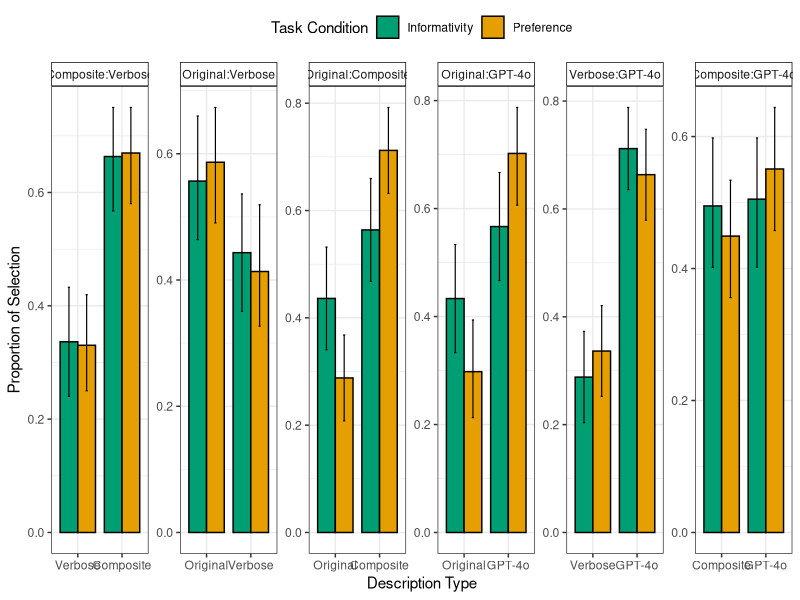
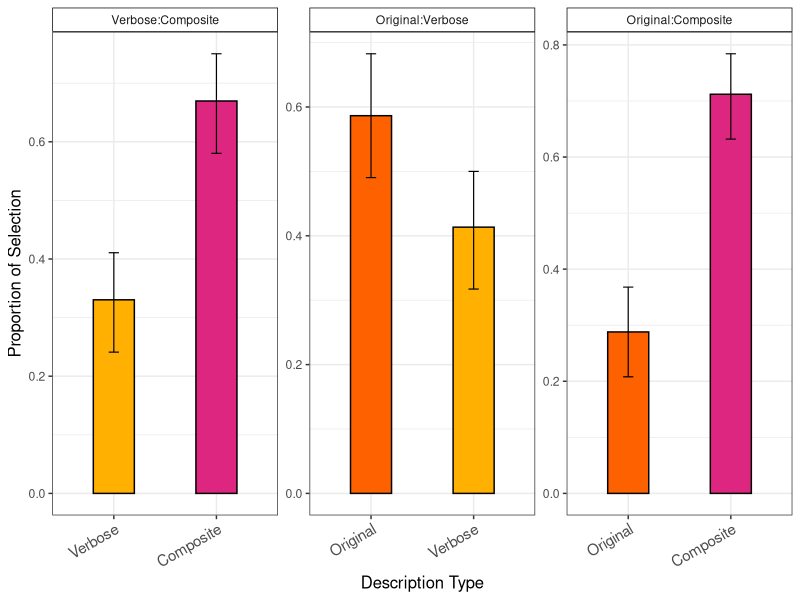
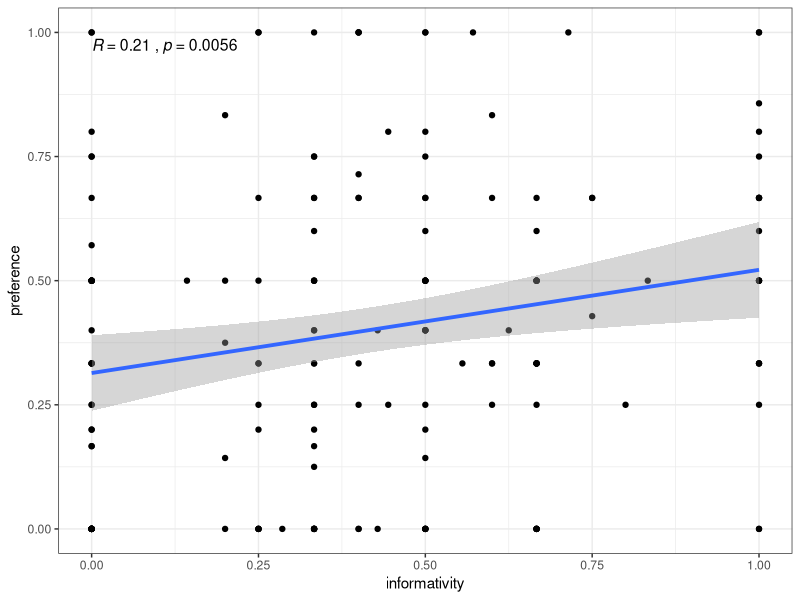
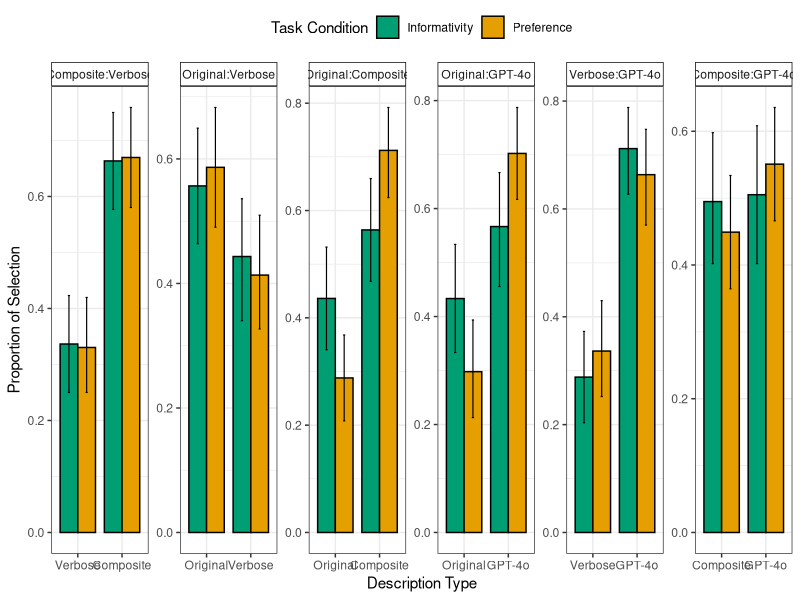
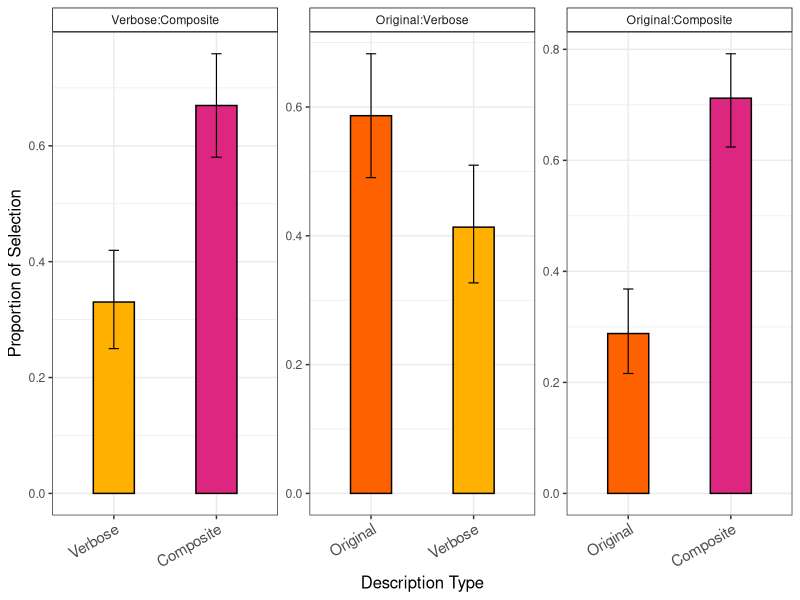

Write the R code that produced these figures, in order.
## ---- chunk 1
library(tidyverse)
library(lme4)
library(lmerTest)
theme_set(theme_bw())
## ---- chunk 2

df_import_pref = read_csv("../data/data_preference.csv") %>% 
  mutate(task_cond = "preference")
df_import_inf = read_csv("../data/data_informativity.csv") %>% 
  mutate(task_cond = "informativity")

df_import = df_import_pref %>% 
  rbind(df_import_inf)

glimpse(df_import)

## ---- chunk 3
df = df_import %>% 
  select(selected_descr_condition, nonselected_descr_condition, task_cond, anon_id, selected_descr_position, descr_left_condition, descr_right, descr_left, descr_right_condition, descr_left_condition, picture, trial_number) %>% 
  mutate(caption_pair = case_when(
    str_detect(selected_descr_condition, "(coco|verbose)") & str_detect(nonselected_descr_condition, "(coco|verbose)") ~ "coco_verbose",
    str_detect(selected_descr_condition, "(coco|composite)") & str_detect(nonselected_descr_condition, "(coco|composite)") ~ "coco_composite",
    str_detect(selected_descr_condition, "(coco|gpt4o)") & str_detect(nonselected_descr_condition, "(coco|gpt4o)") ~ "coco_gpt4o",
    str_detect(selected_descr_condition, "(verbose|gpt4o)") & str_detect(nonselected_descr_condition, "(verbose|gpt4o)") ~ "verbose_gpt4o",
    str_detect(selected_descr_condition, "(verbose|composite)") & str_detect(nonselected_descr_condition, "(verbose|composite)") ~ "verbose_composite",
    str_detect(selected_descr_condition, "(gpt4o|composite)") & str_detect(nonselected_descr_condition, "(gpt4o|composite)") ~ "gpt4o_composite",
    TRUE ~ "FIRE"
  )) %>% 
  mutate(descr_right_length = str_length(descr_right),
         descr_left_length = str_length(descr_left))
## ---- chunk 4
df %>% 
  mutate(caption_gpt4o = as.integer(selected_descr_condition == "caption_gpt4o")) %>%
  mutate(caption_verbose = as.integer(selected_descr_condition == "caption_verbose")) %>%
  mutate(caption_coco = as.integer(selected_descr_condition == "caption_coco")) %>%
  mutate(caption_composite = as.integer(selected_descr_condition == "caption_composite")) %>%
  gather(caption_type, selected, caption_gpt4o,caption_verbose,caption_coco,caption_composite) %>% 
  select(caption_type, selected, caption_pair, task_cond) %>% 
  mutate(caption_type = str_replace_all(caption_type, "caption_", "")) %>% 
  filter(str_detect(caption_pair, caption_type)) %>% 
  mutate(caption_pair = factor(caption_pair, levels = c(
    "verbose_composite",
    "coco_verbose",
    "coco_composite",
    "coco_gpt4o",
    "verbose_gpt4o",
    "gpt4o_composite"
  ))) %>% 
  mutate(caption_type = factor(caption_type, levels = c(
    "coco",
    "verbose",
    "composite",
    "gpt4o"
  ))) %>% 
  ggplot(., aes(x=caption_type, y=selected, fill=task_cond)) +
    facet_wrap(vars(caption_pair), scales = "free", nrow=1, labeller = labeller(caption_pair = c(
    "coco_composite" = "Original:Composite",
    "coco_gpt4o" = "Original:GPT-4o",
    "coco_verbose" = "Original:Verbose",
    "gpt4o_composite" = "Composite:GPT-4o",
    "verbose_composite" = "Composite:Verbose",
    "verbose_gpt4o" = "Verbose:GPT-4o"
  ))) +
    stat_summary(fun = "mean",
                 position=position_dodge(.8),
                 width = .8,
                 color="black",
                 geom = "bar") +
    stat_summary(fun.data = "mean_cl_boot",
                 position=position_dodge(.8),
                 geom = "errorbar",
                 size = .4,
                 width = 0.1) +
    # theme(axis.text.x = element_text(angle=45, hjust=1)) +
    scale_x_discrete(labels = c("coco" = "Original", "composite" = "Composite", "verbose" = "Verbose", "gpt4o" = "GPT-4o")) +
    scale_fill_manual(values=c("#009E73", "#E69F00"), labels=c("Informativity", "Preference"), name="Task Condition") +
    # "Original", "Composite", "GPT-4o", "Verbose"
    theme(legend.position = "top") +
    theme(strip.background = element_rect(fill = "white", color = "black")) +
    xlab("Description Type") +
    ylab("Proportion of Selection") 

ggsave("infpref_barchart.pdf", width = 11, height=4.2)

df %>% 
  filter(task_cond == "preference") %>%
  mutate(caption_gpt4o = as.integer(selected_descr_condition == "caption_gpt4o")) %>%
  mutate(caption_verbose = as.integer(selected_descr_condition == "caption_verbose")) %>%
  mutate(caption_coco = as.integer(selected_descr_condition == "caption_coco")) %>%
  mutate(caption_composite = as.integer(selected_descr_condition == "caption_composite")) %>%
  gather(caption_type, selected, caption_gpt4o,caption_verbose,caption_coco,caption_composite) %>% 
  select(caption_type, selected, caption_pair, task_cond) %>% 
  mutate(caption_type = str_replace_all(caption_type, "caption_", "")) %>% 
  filter(str_detect(caption_pair, caption_type)) %>% 
  mutate(caption_pair = factor(caption_pair, levels = c(
    "verbose_composite",
    "coco_verbose",
    "coco_composite",
    "coco_gpt4o",
    "verbose_gpt4o",
    "gpt4o_composite"
  ))) %>% 
  filter(!str_detect(caption_pair, "gpt4o")) %>% 
  mutate(caption_type = factor(caption_type, levels = c(
    "coco",
    "verbose",
    "composite",
    "gpt4o"
  ))) %>% 
  ggplot(., aes(x=caption_type, y=selected, fill=caption_type)) +
    facet_wrap(vars(caption_pair), scales = "free", nrow=1, labeller = labeller(caption_pair = c(
    "coco_composite" = "Original:Composite",
    "coco_gpt4o" = "Original:VLM",
    "coco_verbose" = "Original:Verbose",
    "gpt4o_composite" = "Composite:VLM",
    "verbose_composite" = "Verbose:Composite",
    "verbose_gpt4o" = "Verbose:VLM"
  ))) +
    stat_summary(fun = "mean",
                 position=position_dodge(.8),
                 width = .4,
                 color="black",
                 geom = "bar") +
    stat_summary(fun.data = "mean_cl_boot",
                 position=position_dodge(.8),
                 geom = "errorbar",
                 size = .4,
                 width = 0.1) +
    theme(axis.text.x = element_text(angle=30, hjust=1, size=11)) +
    theme(axis.title = element_text(size=12)) +
    scale_x_discrete(labels = c("coco" = "Original", "composite" = "Composite", "verbose" = "Verbose", "gpt4o" = "VLM")) +
    scale_fill_manual(values=c("#FE6100", "#FFB000", "#DC267F", "#785EF0")) +
    theme(legend.position = "none") +
    theme(strip.background = element_rect(fill = "white", color = "black")) +
    xlab("Description Type") +
    ylab("Proportion of Selection") 

ggsave("infpref_barchart_prefonly_nogpt4o.pdf", width = 4.8, height=3)



## ---- chunk 5
study_type = "preference"
study_type = "informativity"

df_stats = df %>%  
  gather(location, caption_cond, descr_left_condition, descr_right_condition) %>% 
  mutate(chosen = selected_descr_condition == caption_cond) %>% 
  mutate(length = ifelse(location == "descr_left_condition", descr_left_length, descr_right_length)) %>% 
  select(task_cond, caption_pair, chosen, caption_cond, length, anon_id, picture)

# PREFERENCE
# Coefficients:
#                                 Estimate Std. Error z value Pr(>|z|)    
# (Intercept)                   -0.8942054  0.2631305  -3.398 0.000678 ***
# caption_condcaption_composite  1.8524684  0.7290571   2.541 0.011056 *  
# length                        -0.0002231  0.0035553  -0.063 0.949955

# INFORMATIVITY
# Coefficients:
#                                Estimate Std. Error z value Pr(>|z|)  
# (Intercept)                    0.047672   0.264425   0.180   0.8569  
# caption_condcaption_composite  1.625809   0.673681   2.413   0.0158 *
# length                        -0.006266   0.003362  -1.864   0.0623 .

model_coco_composite = df_stats %>% 
  filter(caption_pair == "coco_composite",
         task_cond == study_type) %>% 
  glm(chosen ~ caption_cond + length, .,family = binomial(link = "logit"))
summary(model_coco_composite)





# PREFERENCE
# Coefficients:
#                              Estimate Std. Error z value Pr(>|z|)  
# (Intercept)                  0.428730   0.237029   1.809   0.0705 .
# caption_condcaption_verbose -0.329637   0.662268  -0.498   0.6187  
# length                      -0.001608   0.002615  -0.615   0.5386

# INFORMATIVITY
# Coefficients:
#                              Estimate Std. Error z value Pr(>|z|)  
# (Intercept)                  0.023748   0.244406   0.097   0.9226  
# caption_condcaption_verbose -1.491069   0.745296  -2.001   0.0454 *
# length                       0.004224   0.002774   1.522   0.1279

model_coco_verbose = df_stats %>% 
  filter(caption_pair == "coco_verbose",
         task_cond == study_type) %>% 
  glm(chosen ~ caption_cond + length, .,family = binomial(link = "logit"))
summary(model_coco_verbose)




# PREFERENCE
# Coefficients:
#                               Estimate Std. Error z value Pr(>|z|)    
# (Intercept)                  0.7823679  0.4835105   1.618    0.106    
# caption_condcaption_verbose -1.3952909  0.3019781  -4.621 3.83e-06 ***
# length                      -0.0003396  0.0019684  -0.173    0.863 

# INFORMATIVITY
# Coefficients:
#                              Estimate Std. Error z value Pr(>|z|)    
# (Intercept)                  0.929993   0.564828   1.647   0.0997 .  
# caption_condcaption_verbose -1.299064   0.316668  -4.102 4.09e-05 ***
# length                      -0.001068   0.002227  -0.480   0.6316 

model_verbose_composite = df_stats %>% 
  filter(caption_pair == "verbose_composite",
         task_cond == study_type) %>% 
  glm(chosen ~ caption_cond + length, .,family = binomial(link = "logit"))
summary(model_verbose_composite)


###
### Do specificity rating averages predict preferences? ###
###

df_spec_avg = df_stats %>% 
  group_by(task_cond, caption_pair, caption_cond, picture) %>%
  summarize(spec_rate = sum(chosen)/n()) %>%
  ungroup() %>%
  filter(task_cond == "informativity") %>% 
  select(-task_cond)

# Coefficients:
#             Estimate Std. Error z value Pr(>|z|)  
# (Intercept)  -0.5523     0.2703  -2.043   0.0410 *
# spec_rate     1.1046     0.4714   2.343   0.0191 *
model_coco_composite = df_stats %>% 
  left_join(df_spec_avg) %>% 
  filter(caption_pair == "coco_composite",
         task_cond == "preference") %>% 
  glm(chosen ~ spec_rate, .,family = binomial(link = "logit"))
summary(model_coco_composite)

# Coefficients:
#             Estimate Std. Error z value Pr(>|z|)  
# (Intercept)  -0.4323     0.2673  -1.617   0.1059  
# spec_rate     0.8645     0.4547   1.901   0.0573 .
model_coco_verbose = df_stats %>% 
  left_join(df_spec_avg) %>%  
  filter(caption_pair == "coco_verbose",
         task_cond == "preference") %>% 
  glm(chosen ~ spec_rate, .,family = binomial(link = "logit"))
summary(model_coco_verbose)

# Coefficients:
#             Estimate Std. Error z value Pr(>|z|)    
# (Intercept)  -0.8645     0.2609  -3.314 0.000921 ***
# spec_rate     1.7290     0.4383   3.945 7.98e-05 ***
model_verbose_composite = df_stats %>% 
  left_join(df_spec_avg) %>% 
  filter(caption_pair == "verbose_composite",
         task_cond == "preference") %>% 
  glm(chosen ~ spec_rate, .,family = binomial(link = "logit"))
summary(model_verbose_composite)
## ---- chunk 6
library(ggpubr)

# Corellation of item-pair-wise averaged specificity and preference scores
# R=0.21, p=0.0056

df %>% 
  mutate(caption_gpt4o = as.integer(selected_descr_condition == "caption_gpt4o")) %>%
  mutate(caption_verbose = as.integer(selected_descr_condition == "caption_verbose")) %>%
  mutate(caption_coco = as.integer(selected_descr_condition == "caption_coco")) %>%
  mutate(caption_composite = as.integer(selected_descr_condition == "caption_composite")) %>%
  gather(caption_type, selected, caption_gpt4o,caption_verbose,caption_coco,caption_composite) %>%
  mutate(item = picture) %>% 
  select(caption_type, selected, caption_pair, task_cond, item) %>% 
  mutate(caption_type = str_replace_all(caption_type, "caption_", "")) %>% 
  filter(str_detect(caption_pair, caption_type)) %>% 
  mutate(caption_pair = factor(caption_pair, levels = c(
    "verbose_composite",
    "coco_verbose",
    "coco_composite",
    "coco_gpt4o",
    "verbose_gpt4o",
    "gpt4o_composite"
  ))) %>% 
  mutate(caption_type = factor(caption_type, levels = c(
    "coco",
    "verbose",
    "composite",
    "gpt4o"
  ))) %>% 
  group_by(task_cond, item, caption_type, caption_pair) %>% 
  summarize(avg_selection = mean(selected)) %>% 
  ungroup %>% 
  spread(task_cond, avg_selection) %>% 
  mutate(keep = case_when(
    caption_pair == "verbose_composite" & caption_type == "verbose" ~ TRUE,
    caption_pair == "coco_verbose" & caption_type == "coco" ~ TRUE,
    caption_pair == "coco_composite" & caption_type == "coco" ~ TRUE,
    caption_pair == "coco_gpt4o" & caption_type == "coco" ~ TRUE,
    caption_pair == "verbose_gpt4o" & caption_type == "verbose" ~ TRUE,
    caption_pair == "gpt4o_composite" & caption_type == "gpt4o" ~ TRUE,
    TRUE ~ FALSE
  )) %>% 
  filter(keep) %>%
  ggplot(., aes(x=informativity, y=preference)) +
    geom_point() +
    geom_smooth(method = "lm", size=1.3) +
    stat_cor(method = "pearson", 
           label.x.npc = "left", 
           label.y.npc = "top", 
           aes(label = paste(..r.label.., ..p.label.., sep = "~`,`~")), 
           size = 4, 
           color = "black") +
    theme(legend.position = "top")
